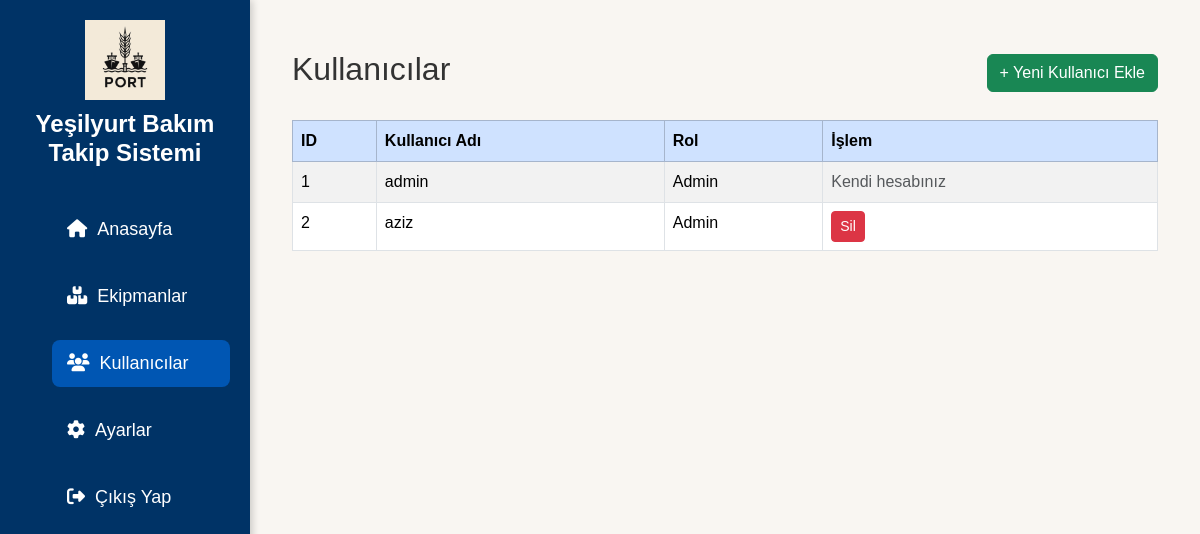
The page /users (signed in) on the database as committed earlier.
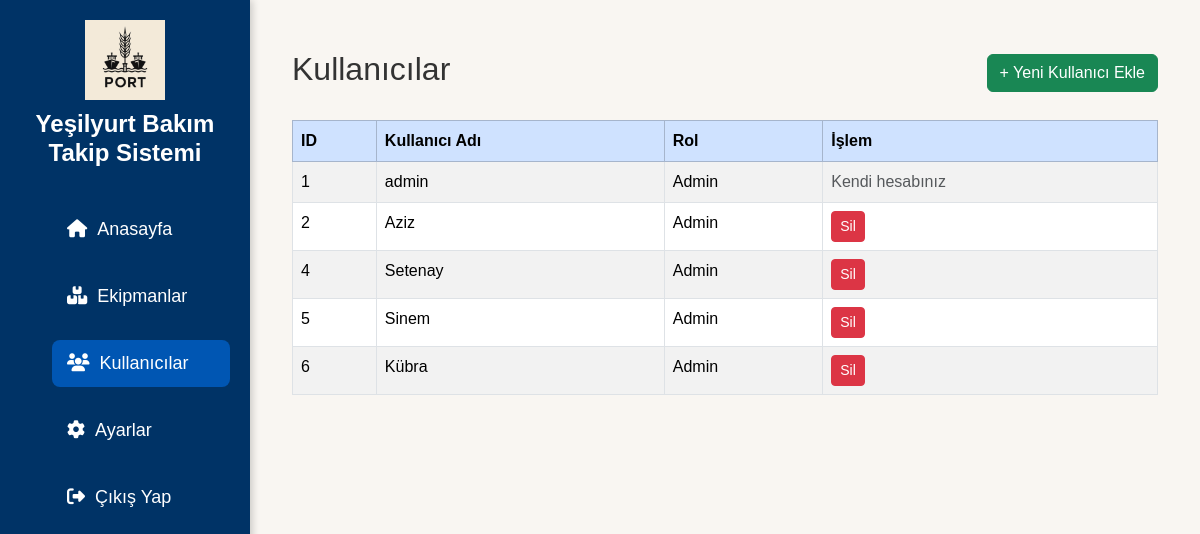
The same page on the database as committed later.
### app/models.py (models this page shows)
class User(UserMixin, db.Model):
    __tablename__ = 'users'
    id = db.Column(db.Integer, primary_key=True)
    username = db.Column(db.String(150), unique=True, nullable=False)
    password = db.Column(db.String(150), nullable=False)
    role = db.Column(db.String(50), nullable=False)

### app/routes.py (the view)
@main.route('/users')
@login_required
def users():
    if current_user.role != 'Admin':
        flash('Bu sayfaya erişim yetkiniz yok.', 'danger')
        return redirect(url_for('main.dashboard'))
    all_users = User.query.all()
    return render_template('users.html', users=all_users)

### app/__init__.py (called while the page is built)
def create_app():
    app = Flask(__name__)
    app.config.from_object('config.Config')
    db.init_app(app)
    login_manager.init_app(app)
    migrate.init_app(app, db)  # ✅ جديد
    login_manager.login_view = 'auth.login'
    @login_manager.user_loader
    def load_user(user_id):
        return User.query.get(int(user_id))
    app.register_blueprint(main)
    app.register_blueprint(auth)
    app.register_blueprint(api)  # ✅ API
    return app

### app/templates/users.html
{% extends 'layout.html' %}
{% block content %}
<div class="container-fluid">
    <div class="d-flex justify-content-between align-items-center mb-4">
        <h2>Kullanıcılar</h2>
        <a href="{{ url_for('main.add_user') }}" class="btn btn-success">+ Yeni Kullanıcı Ekle</a>
    </div>
    <table class="table table-bordered table-hover table-striped">
        <thead class="table-primary">
            <tr>
                <th>ID</th>
                <th>Kullanıcı Adı</th>
                <th>Rol</th>
                <th>İşlem</th>
            </tr>
        </thead>
        <tbody>
            {% for user in users %}
            <tr>
                <td>{{ user.id }}</td>
                <td>{{ user.username }}</td>
                <td>{{ user.role }}</td>
                <td>
                    {% if current_user.id != user.id %}
                    <form action="{{ url_for('main.delete_user', user_id=user.id) }}" method="POST" style="display:inline-block;">
                        <button type="submit" class="btn btn-danger btn-sm" onclick="return confirm('Bu kullanıcıyı silmek istediğinize emin misiniz?')">Sil</button>
                    </form>
                    {% else %}
                    <span class="text-muted">Kendi hesabınız</span>
                    {% endif %}
                </td>
            </tr>
            {% else %}
            <tr>
                <td colspan="4" class="text-center">Hiç kullanıcı bulunamadı.</td>
            </tr>
            {% endfor %}
        </tbody>
    </table>
</div>
{% endblock %}

### app/templates/layout.html (shortened to what this page needs)
<!DOCTYPE html>
<html lang="tr">
<head>
    <link href="https://cdn.jsdelivr.net/npm/bootstrap@5.3.2/dist/css/bootstrap.min.css" rel="stylesheet">
    <link rel="stylesheet" href="https://cdnjs.cloudflare.com/ajax/libs/font-awesome/6.5.1/css/all.min.css">
    <link rel="stylesheet" href="{{ url_for('static', filename='css/style.css') }}">
</head>
<body>
    {% include 'sidebar.html' %}
    <div class="main-content">
        {% block content %}
        {% endblock %}
    </div>
</body>
</html>

### app/templates/sidebar.html
<div class="sidebar">
    <div class="sidebar-logo">
        <img src="{{ url_for('static', filename='images/logo.png') }}" alt="Logo">
        <h2>Yeşilyurt Bakım Takip Sistemi</h2>
    </div>
    <ul class="sidebar-menu">
        <li><a href="{{ url_for('main.dashboard') }}" class="{% if request.endpoint == 'main.dashboard' %}active{% endif %}">
            <i class="fas fa-home"></i> Anasayfa
        </a></li>
        <li><a href="{{ url_for('main.malzeme_listesi') }}" class="{% if request.endpoint == 'main.malzeme_listesi' %}active{% endif %}">
            <i class="fas fa-boxes"></i> Ekipmanlar
        </a></li>
        <li><a href="{{ url_for('main.users') }}" class="{% if request.endpoint == 'main.users' %}active{% endif %}">
            <i class="fas fa-users"></i> Kullanıcılar
        </a></li>
        <li><a href="{{ url_for('main.settings') }}" class="{% if request.endpoint == 'main.settings' %}active{% endif %}">
            <i class="fas fa-cog"></i> Ayarlar
        </a></li>
        <li><a href="{{ url_for('main.logout') }}">
            <i class="fas fa-sign-out-alt"></i> Çıkış Yap
        </a></li>
    </ul>
</div>

### app/static/css/style.css (style rules this page uses)
* { margin: 0; padding: 0; box-sizing: border-box; }
body { font-family: 'Poppins', sans-serif; background-color: #f3f6fa; color: #333; }
.sidebar { position: fixed; left: 0; top: 0; width: 250px; height: 100%; background-color: #003366; padding: 20px; display: flex; flex-direction: column; align-items: center; box-shadow: 2px 0 8px rgba(0, 0, 0, 0.2); }
.sidebar-logo { text-align: center; margin-bottom: 30px; }
.sidebar-logo img { width: 80px; height: 80px; object-fit: contain; margin-bottom: 10px; }
.sidebar-logo h2 { color: white; font-size: 24px; font-weight: 700; }
.sidebar-menu { list-style: none; width: 100%; }
.sidebar-menu li { width: 100%; margin-bottom: 20px; }
.sidebar-menu li a { text-decoration: none; color: white; font-size: 18px; padding: 10px 15px; display: flex; align-items: center; gap: 10px; border-radius: 8px; transition: background-color 0.3s ease; }
.sidebar-menu li a:hover, .sidebar-menu li a.active { background-color: #0056b3; }
.main-content { margin-left: 250px; padding: 30px; }
body { background-color: #f9f6f2; }
.container-fluid { padding-top: 20px; padding-bottom: 40px; }

Rows that differ between the two databases and show on the page:
changed User id 2: username "aziz" → "Aziz"
added User: id "4", username "Setenay", role "Admin"
added User: id "5", username "Sinem", role "Admin"
added User: id "6", username "Kübra", role "Admin"
